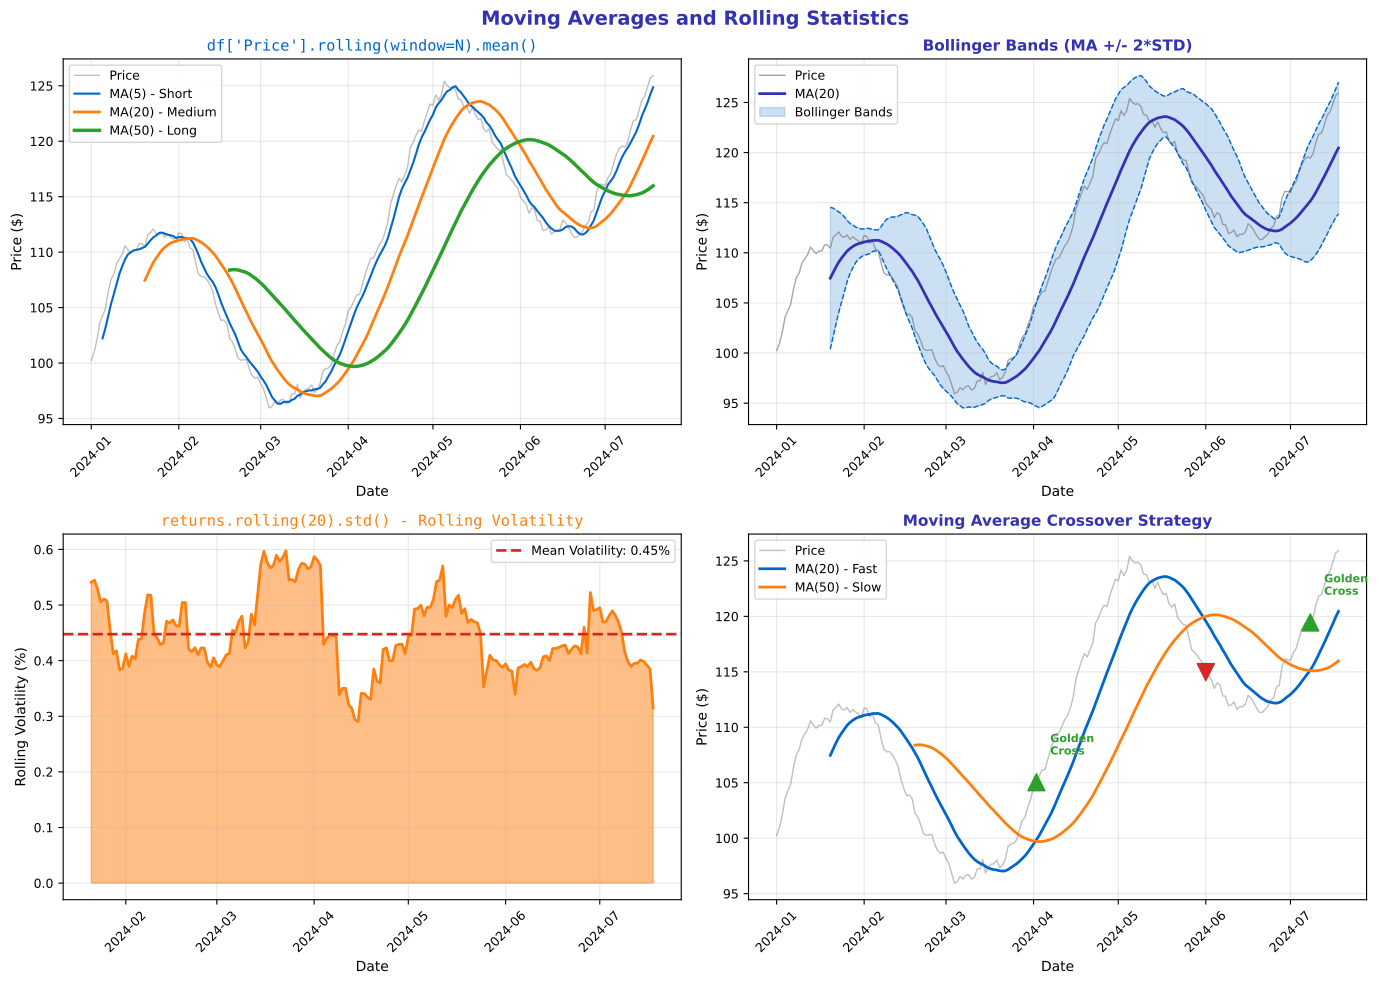

Here is the Python script that generated this plot:
"""Moving Average - Rolling calculations for trend analysis"""
import matplotlib.pyplot as plt
import numpy as np
import pandas as pd
from pathlib import Path

# Standard matplotlib configuration
plt.rcParams.update({
    'font.size': 10,
    'axes.labelsize': 10,
    'axes.titlesize': 11,
    'xtick.labelsize': 9,
    'ytick.labelsize': 9,
    'legend.fontsize': 9,
    'figure.figsize': (10, 6),
    'figure.dpi': 150
})

# Course colors
MLPURPLE = '#3333B2'
MLLAVENDER = '#ADADE0'
MLBLUE = '#0066CC'
MLORANGE = '#FF7F0E'
MLGREEN = '#2CA02C'
MLRED = '#D62728'

# Generate stock price data
np.random.seed(42)
n_days = 200
dates = pd.date_range('2024-01-01', periods=n_days, freq='D')

# Price with trend and noise
trend = np.linspace(100, 130, n_days)
seasonal = 10 * np.sin(np.linspace(0, 4*np.pi, n_days))
noise = np.cumsum(np.random.randn(n_days) * 0.5)
prices = trend + seasonal + noise

# Calculate moving averages
ma_5 = pd.Series(prices).rolling(window=5).mean()
ma_20 = pd.Series(prices).rolling(window=20).mean()
ma_50 = pd.Series(prices).rolling(window=50).mean()

# Calculate rolling statistics
rolling_std = pd.Series(prices).rolling(window=20).std()
upper_band = ma_20 + 2 * rolling_std
lower_band = ma_20 - 2 * rolling_std

fig, axes = plt.subplots(2, 2, figsize=(14, 10))
fig.suptitle('Moving Averages and Rolling Statistics', fontsize=14, fontweight='bold', color=MLPURPLE)

# Plot 1: Multiple MAs
ax1 = axes[0, 0]
ax1.plot(dates, prices, color='gray', alpha=0.5, linewidth=1, label='Price')
ax1.plot(dates, ma_5, color=MLBLUE, linewidth=1.5, label='MA(5) - Short')
ax1.plot(dates, ma_20, color=MLORANGE, linewidth=2, label='MA(20) - Medium')
ax1.plot(dates, ma_50, color=MLGREEN, linewidth=2.5, label='MA(50) - Long')
ax1.set_xlabel('Date', fontsize=10)
ax1.set_ylabel('Price ($)', fontsize=10)
ax1.set_title("df['Price'].rolling(window=N).mean()", fontsize=11, color=MLBLUE, family='monospace')
ax1.tick_params(axis='x', rotation=45)
ax1.legend(fontsize=9)
ax1.grid(alpha=0.3)

# Plot 2: Bollinger Bands
ax2 = axes[0, 1]
ax2.plot(dates, prices, color='gray', alpha=0.7, linewidth=1, label='Price')
ax2.plot(dates, ma_20, color=MLPURPLE, linewidth=2, label='MA(20)')
ax2.fill_between(dates, lower_band, upper_band, alpha=0.2, color=MLBLUE, label='Bollinger Bands')
ax2.plot(dates, upper_band, color=MLBLUE, linewidth=1, linestyle='--')
ax2.plot(dates, lower_band, color=MLBLUE, linewidth=1, linestyle='--')
ax2.set_xlabel('Date', fontsize=10)
ax2.set_ylabel('Price ($)', fontsize=10)
ax2.set_title('Bollinger Bands (MA +/- 2*STD)', fontsize=11, fontweight='bold', color=MLPURPLE)
ax2.tick_params(axis='x', rotation=45)
ax2.legend(fontsize=9)
ax2.grid(alpha=0.3)

# Plot 3: Rolling volatility
ax3 = axes[1, 0]
returns = pd.Series(prices).pct_change() * 100
rolling_vol = returns.rolling(window=20).std()
ax3.fill_between(dates, 0, rolling_vol, alpha=0.5, color=MLORANGE)
ax3.plot(dates, rolling_vol, color=MLORANGE, linewidth=2)
ax3.axhline(rolling_vol.mean(), color=MLRED, linestyle='--', linewidth=2,
            label=f'Mean Volatility: {rolling_vol.mean():.2f}%')
ax3.set_xlabel('Date', fontsize=10)
ax3.set_ylabel('Rolling Volatility (%)', fontsize=10)
ax3.set_title("returns.rolling(20).std() - Rolling Volatility", fontsize=11, color=MLORANGE, family='monospace')
ax3.tick_params(axis='x', rotation=45)
ax3.legend(fontsize=9)
ax3.grid(alpha=0.3)

# Plot 4: Golden/Death Cross strategy
ax4 = axes[1, 1]
ax4.plot(dates, prices, color='gray', alpha=0.5, linewidth=1, label='Price')
ax4.plot(dates, ma_20, color=MLBLUE, linewidth=2, label='MA(20) - Fast')
ax4.plot(dates, ma_50, color=MLORANGE, linewidth=2, label='MA(50) - Slow')

# Find crossovers
ma_diff = ma_20 - ma_50
golden_cross = (ma_diff > 0) & (ma_diff.shift(1) <= 0)
death_cross = (ma_diff < 0) & (ma_diff.shift(1) >= 0)

# Mark crossovers
for i, (gc, dc) in enumerate(zip(golden_cross, death_cross)):
    if gc:
        ax4.scatter(dates[i], prices[i], color=MLGREEN, s=150, marker='^', zorder=5)
        ax4.annotate('Golden\nCross', xy=(dates[i], prices[i]), xytext=(10, 20),
                    textcoords='offset points', fontsize=8, color=MLGREEN, fontweight='bold')
    if dc:
        ax4.scatter(dates[i], prices[i], color=MLRED, s=150, marker='v', zorder=5)

ax4.set_xlabel('Date', fontsize=10)
ax4.set_ylabel('Price ($)', fontsize=10)
ax4.set_title('Moving Average Crossover Strategy', fontsize=11, fontweight='bold', color=MLPURPLE)
ax4.tick_params(axis='x', rotation=45)
ax4.legend(fontsize=9)
ax4.grid(alpha=0.3)

plt.tight_layout()
plt.savefig(Path(__file__).parent / 'chart.pdf', dpi=300, bbox_inches='tight')
plt.close()
